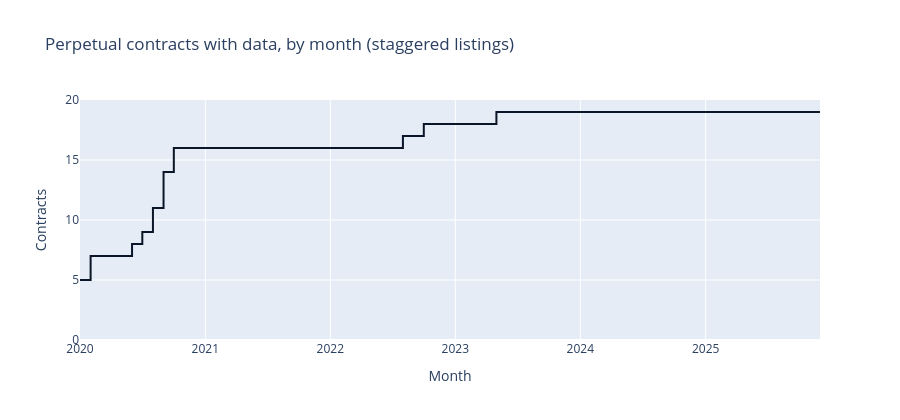

Notebook cell for this chart:
### Markdown cell above
### Contracts list at different dates

The universe is not fixed: BTC and a handful of majors are present from 2020,
and newer contracts (SUI lists in 2023) switch on later. Counting distinct
symbols per month makes the staggered onboarding explicit — coverage that any
cross-sectional signal has to account for.

### Code cell
active_by_month = (
    ohlcv.with_columns(pl.col("timestamp").dt.truncate("1mo").alias("month"))
    .group_by("month")
    .agg(pl.col("symbol").n_unique().alias("contracts"))
    .sort("month")
)

fig = go.Figure()
fig.add_trace(
    go.Scatter(
        x=active_by_month["month"].to_list(),
        y=active_by_month["contracts"].to_list(),
        mode="lines",
        line=dict(color=COLORS["blue"], width=2, shape="hv"),
        name="Contracts with data",
    )
)
fig.update_layout(
    title="Perpetual contracts with data, by month (staggered listings)",
    xaxis_title="Month",
    yaxis_title="Contracts",
    yaxis_range=[0, 20],
    height=420,
)
fig.show()

### Figure 1 — Plotly figure (JSON) as saved in the notebook; plotly's stock layout.template omitted (floating-point values rounded to 4 significant figures)
{"data": [{"line": {"color": "#0a1628", "shape": "hv", "width": 2}, "mode": "lines", "name": "Contracts with data", "type": "scatter", "x": ["2020-01-01T00:00:00+00:00", "2020-02-01T00:00:00+00:00", "2020-03-01T00:00:00+00:00", "2020-04-01T00:00:00+00:00", "2020-05-01T00:00:00+00:00", "2020-06-01T00:00:00+00:00", "2020-07-01T00:00:00+00:00", "2020-08-01T00:00:00+00:00", "2020-09-01T00:00:00+00:00", "2020-10-01T00:00:00+00:00", "2020-11-01T00:00:00+00:00", "2020-12-01T00:00:00+00:00", "2021-01-01T00:00:00+00:00", "2021-02-01T00:00:00+00:00", "2021-03-01T00:00:00+00:00", "2021-04-01T00:00:00+00:00", "2021-05-01T00:00:00+00:00", "2021-06-01T00:00:00+00:00", "2021-07-01T00:00:00+00:00", "2021-08-01T00:00:00+00:00", "2021-09-01T00:00:00+00:00", "2021-10-01T00:00:00+00:00", "2021-11-01T00:00:00+00:00", "2021-12-01T00:00:00+00:00", "2022-01-01T00:00:00+00:00", "2022-02-01T00:00:00+00:00", "2022-03-01T00:00:00+00:00", "2022-04-01T00:00:00+00:00", "2022-05-01T00:00:00+00:00", "2022-06-01T00:00:00+00:00", "2022-07-01T00:00:00+00:00", "2022-08-01T00:00:00+00:00", "2022-09-01T00:00:00+00:00", "2022-10-01T00:00:00+00:00", "2022-11-01T00:00:00+00:00", "2022-12-01T00:00:00+00:00", "2023-01-01T00:00:00+00:00", "2023-02-01T00:00:00+00:00", "2023-03-01T00:00:00+00:00", "2023-04-01T00:00:00+00:00", "2023-05-01T00:00:00+00:00", "2023-06-01T00:00:00+00:00", "2023-07-01T00:00:00+00:00", "2023-08-01T00:00:00+00:00", "2023-09-01T00:00:00+00:00", "2023-10-01T00:00:00+00:00", "2023-11-01T00:00:00+00:00", "2023-12-01T00:00:00+00:00", "2024-01-01T00:00:00+00:00", "2024-02-01T00:00:00+00:00", "2024-03-01T00:00:00+00:00", "2024-04-01T00:00:00+00:00", "2024-05-01T00:00:00+00:00", "2024-06-01T00:00:00+00:00", "2024-07-01T00:00:00+00:00", "2024-08-01T00:00:00+00:00", "2024-09-01T00:00:00+00:00", "2024-10-01T00:00:00+00:00", "2024-11-01T00:00:00+00:00", "2024-12-01T00:00:00+00:00", "2025-01-01T00:00:00+00:00", "2025-02-01T00:00:00+00:00", "2025-03-01T00:00:00+00:00", "2025-04-01T00:00:00+00:00", "2025-05-01T00:00:00+00:00", "2025-06-01T00:00:00+00:00", "2025-07-01T00:00:00+00:00", "2025-08-01T00:00:00+00:00", "2025-09-01T00:00:00+00:00", "2025-10-01T00:00:00+00:00", "2025-11-01T00:00:00+00:00", "2025-12-01T00:00:00+00:00"], "y": [5, 7, 7, 7, 7, 8, 9, 11, 14, 16, 16, 16, 16, 16, 16, 16, 16, 16, 16, 16, 16, 16, 16, 16, 16, 16, 16, 16, 16, 16, 16, 17, 17, 18, 18, 18, 18, 18, 18, 18, 19, 19, 19, 19, 19, 19, 19, 19, 19, 19, 19, 19, 19, 19, 19, 19, 19, 19, 19, 19, 19, 19, 19, 19, 19, 19, 19, 19, 19, 19, 19, 19]}], "layout": {"height": 420, "title": {"text": "Perpetual contracts with data, by month (staggered listings)"}, "xaxis": {"title": {"text": "Month"}}, "yaxis": {"range": [0, 20], "title": {"text": "Contracts"}}}}
